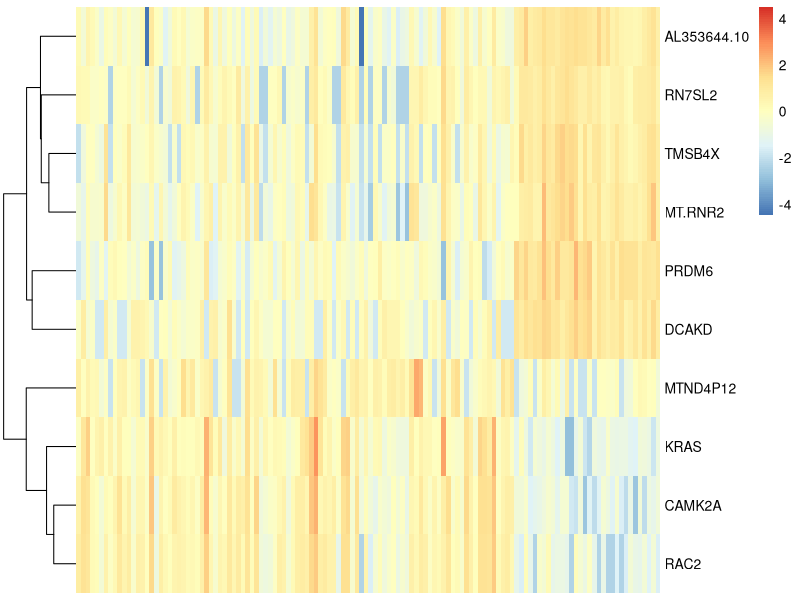
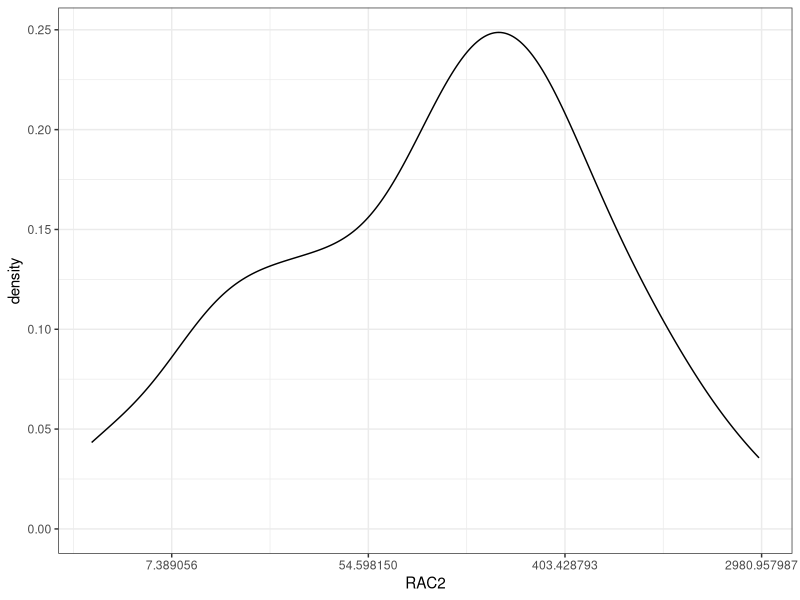
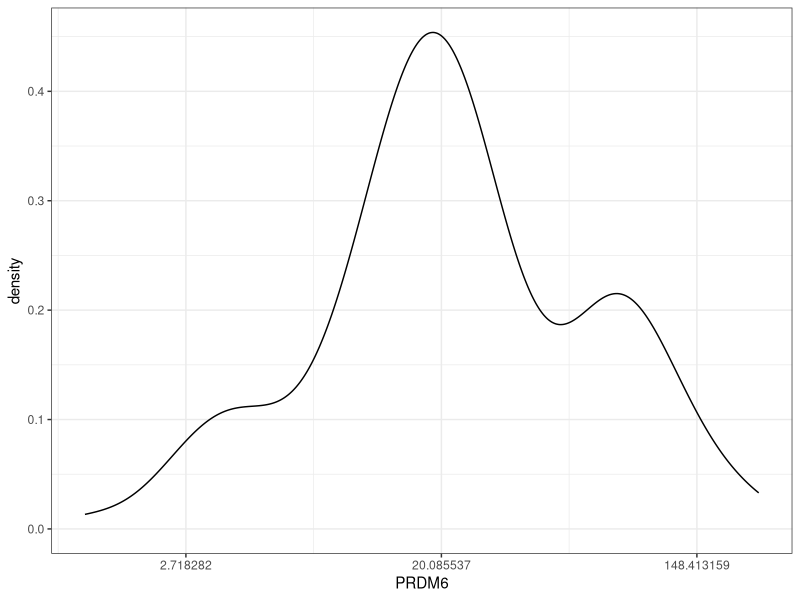

Generate these figures, in order, with R:
##  Import libraries
library(ggplot2)
library(dplyr)
library(pheatmap)
library(psych)

## Import dataset
all_data <- read.csv("../Processed data.csv", header = T, stringsAsFactors = F)
pheatmap(t(log(all_data[,1:10] + 1)),
         scale = "row",
         cluster_cols = F)

corr.test(all_data[,1:10], method = "pearson")

##  Summary on genes
p1 <- ggplot(data = all_data, aes(x = RAC2)) +
  geom_density() +
  scale_x_continuous(trans = "log") +
  theme_bw()
p1

p2 <- ggplot(data = all_data, aes(x = PRDM6)) +
  geom_density() +
  scale_x_continuous(trans = "log") +
  theme_bw()
p2


